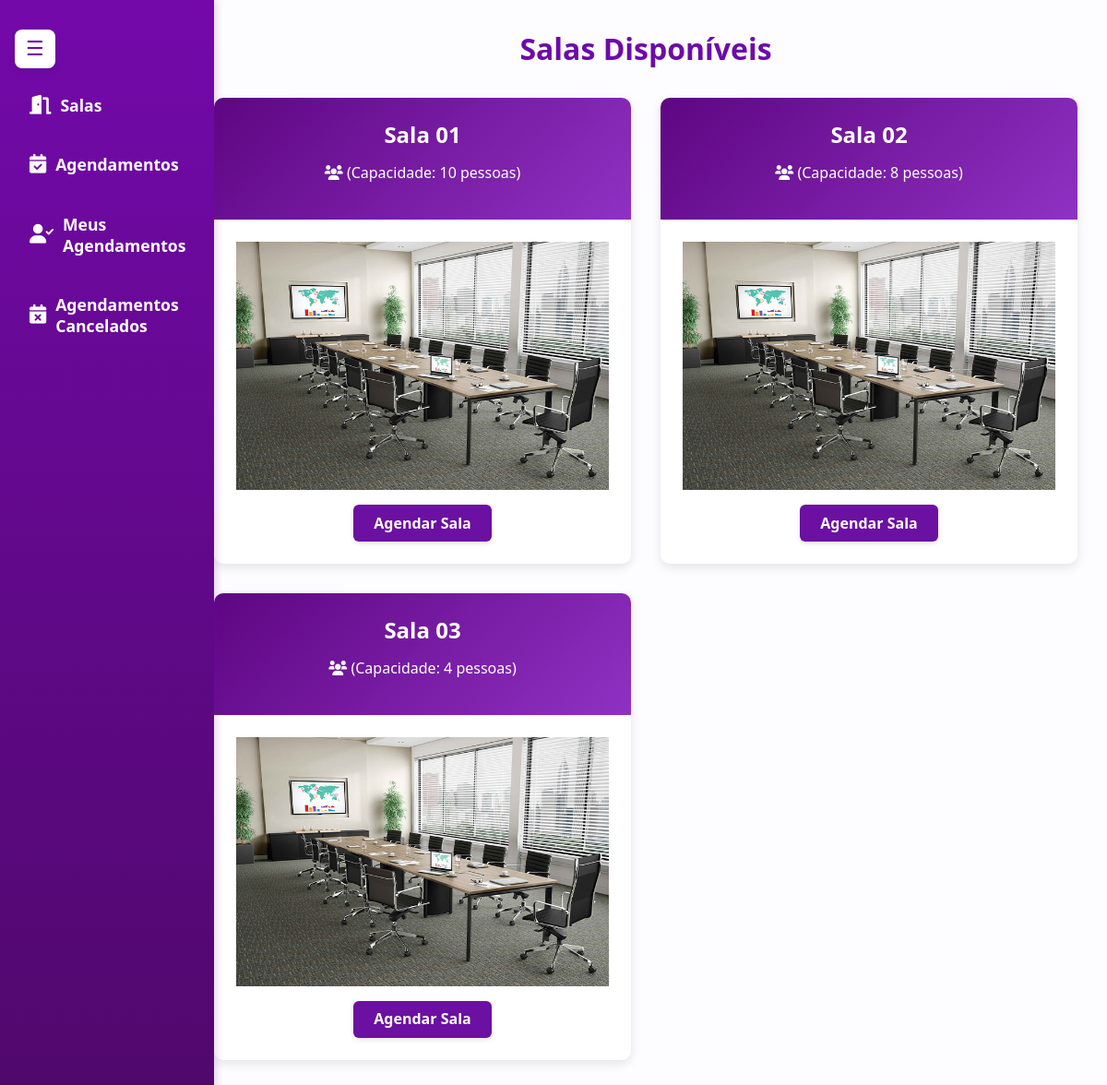
Before: / (signed in) with the older database file.
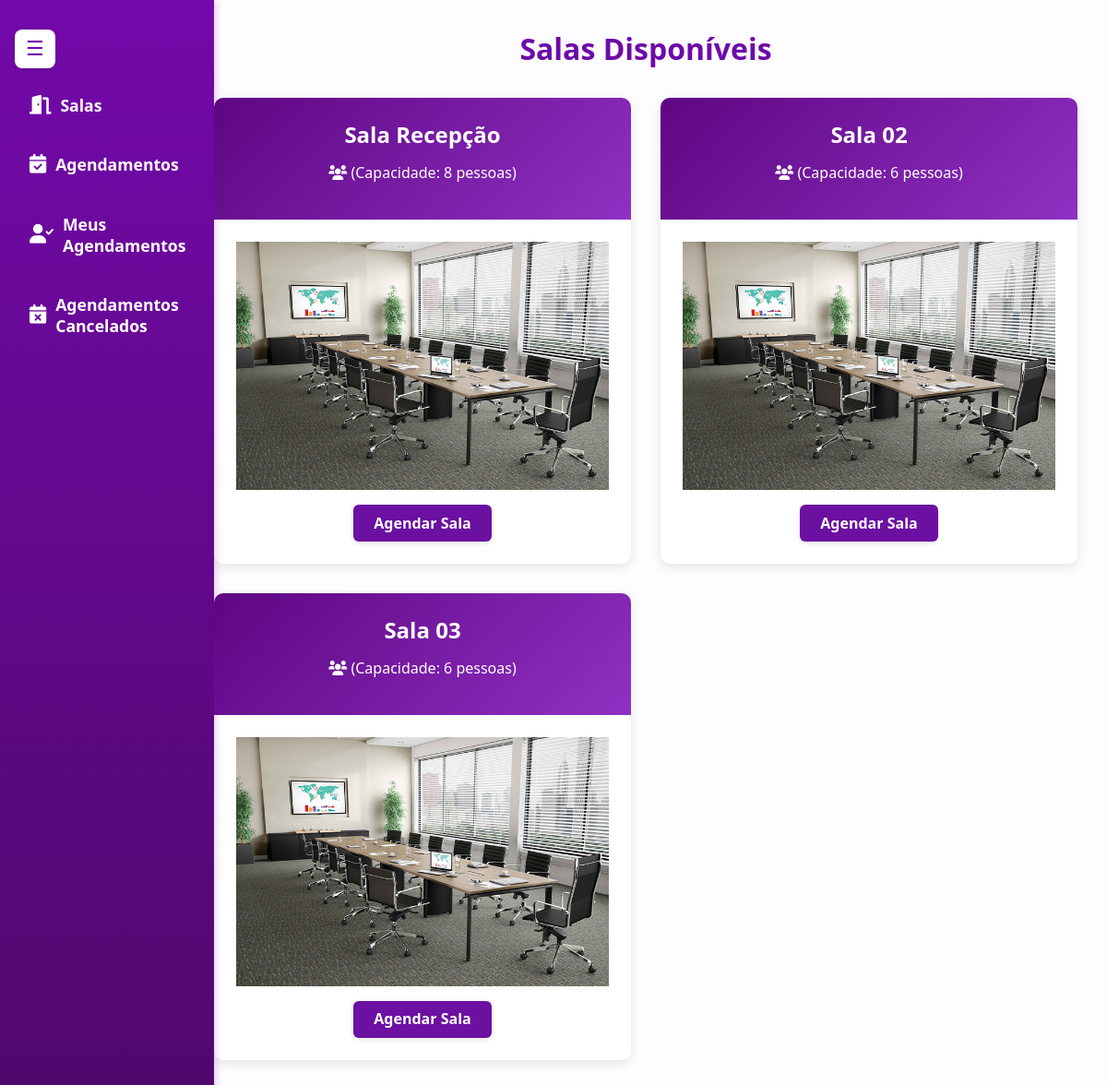
After: the same page with the newer database file.
### salas/models.py (models this page shows, shortened)
class Sala(models.Model):
    nome = models.CharField(max_length=50)
    capacidade = models.IntegerField()
    imagem = models.ImageField(upload_to='salas_imagens/', blank=True, null=True)

### salas/views.py (the view)
# urls.py: path('', views.listar_salas, name='listar_salas'),
@login_required
def listar_salas(request):
    salas = Sala.objects.all()
    return render(request, 'salas/listar_salas.html', {'salas': salas})

### salas/templates/salas/listar_salas.html
{% extends 'base.html' %}
{% load static %}
{% block content %}
<div class="container">
    <h1>Salas Disponíveis</h1>
    <div class="salas-grid">
        {% for sala in salas %}
        <div class="sala-card">
            <div class="sala-header">
                <h3>{{ sala.nome }}</h3>
                <p class="capacidade">
                    <i class="fas fa-users"> </i> (Capacidade:  {{ sala.capacidade }} pessoas)
                </p>
            </div>
            <div class="sala-body">
                {% if sala.imagem %}
                    <img src="{{ sala.imagem.url }}" alt="Imagem da sala {{ sala.nome }}" style="max-width: 100%; height: auto;">
                {% else %}
                    <img src="{% static 'salas/img/Sala 01.png' %}" alt="Imagem padrão da sala" style="max-width: 100%; height: auto;">
                {% endif %}
                <a href="{% url 'agendar_sala' sala.id %}" class="btn btn-primary">Agendar Sala</a>
            </div>
        </div>
        {% endfor %}
    </div>
</div>
{% endblock %}

Changed rows visible on the page:
changed Sala: nome "Sala 01" → "Sala Recepção"; capacidade "10" → "8"
changed Sala "Sala 02": capacidade "8" → "6"
changed Sala "Sala 03": capacidade "4" → "6"
